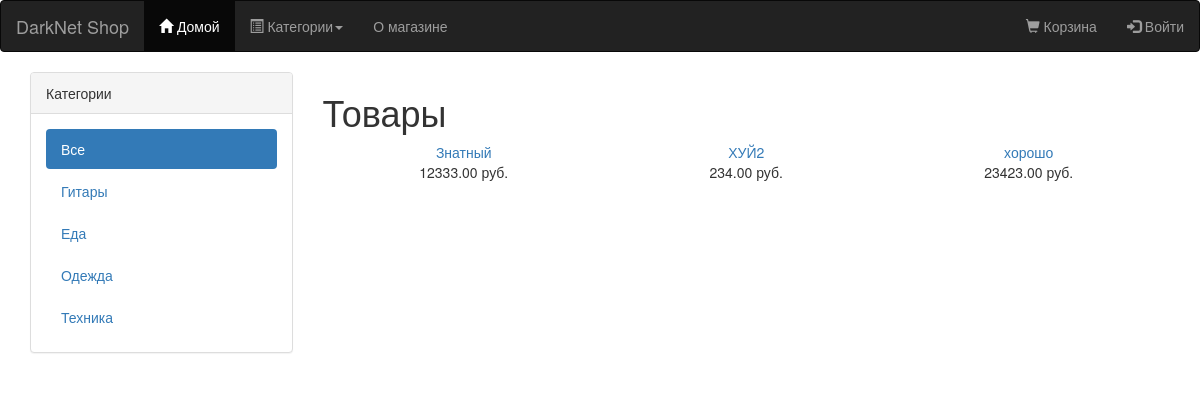
The app's page /, older data.
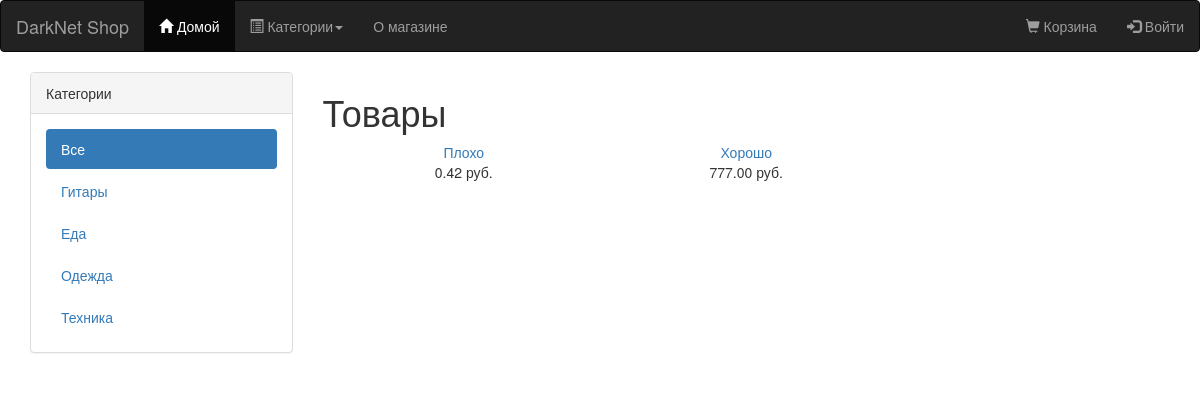
The same page, newer data.
### core_shop/models.py (models this page shows, shortened)
class Category(models.Model):
    name = models.CharField(max_length=50)
    slug = models.SlugField(max_length=50, unique=True, help_text='Уникальное значение для URL категории')
    description = models.TextField(max_length = 2000)
    is_active = models.BooleanField(default = True)
    created_at = models.DateTimeField(auto_now_add = True)
    updated_at = models.DateTimeField(auto_now = True)
    class Meta:
        db_table = 'categories'
        ordering = ['name']
        verbose_name = 'Категория'
        verbose_name_plural = 'Категории'
    def get_absolute_url(self):
        return reverse('core_shop:product_list_by_category', args=[self.slug])

class Product(models.Model):
    category = models.ForeignKey(Category, related_name='products', verbose_name="Категория")
    name = models.CharField(max_length=255, unique=True, verbose_name="Название")
    brand = models.CharField(max_length = 50, verbose_name="Производитель")
    slug = models.SlugField(max_length=255, unique=True, help_text='Уникальное значение для ULR продукта')
    description = models.TextField(blank=True, verbose_name="Описание")
    price = models.DecimalField(max_digits=10, decimal_places=2, verbose_name="Цена")
    count = models.PositiveIntegerField(verbose_name="Количество на складе")
    available = models.BooleanField(default=True, verbose_name="Доступен")
    created_at = models.DateTimeField(auto_now_add=True)
    updated_at = models.DateTimeField(auto_now=True)
    profile = models.ForeignKey(Profile, null = True,  related_name = 'Профиль')
    class Meta:
        db_table = 'products'
        ordering = ['name']
        index_together = [['id', 'slug']]
        verbose_name = "Продукт"
        verbose_name_plural = "Продукты"
    def get_absolute_url(self):
        return reverse('core_shop:product_detail', args=[self.id, self.slug])

### core_shop/views.py (the view)
# urls.py: url(r'^$', views.product_list, name='product_list'),
def product_list(request, category_slug=None):
    category = None
    categories = Category.objects.all()
    products = Product.objects.filter(available=True)
    if category_slug:
        category = get_object_or_404(Category, slug=category_slug)
        products = products.filter(category=category)
    return render(request, 'shop/product/list.html', {
        'category': category, 'categories': categories, 'products': products})

### core_shop/templates/shop/product/list.html (shortened to what this page needs)
{% extends 'shop/base.html' %}
{% load static %}
{% block content %}
<div class="row">
<div class="col-sm-3">
	<div class="panel panel-default">
		<div class="panel-heading">Категории</div>
		<div class="panel-body">
			<ul class = "nav nav-pills nav-stacked">
				<li {% if not category %} class="active" {% endif %}>
				<a href="{% url "core_shop:product_list" %}">Все</a>
				</li>
				{% for cat in categories %}
				<li {% if category.slug == cat.slug %} class="active" {% endif %}>
				<a href="{{ cat.get_absolute_url }}">{{ cat.name }}</a>
				</li>
				{% endfor %}
			</ul>
		</div>
	</div>
</div>
<div class="col-sm-9">
    <h1>{% if category %}{{ category.name }}{% else %}Товары{% endif %}</h1>
    <div class="items_row">
        {% for product in products %}
            <div class="item col-sm-4">
                <a href="{{ product.get_absolute_url }}">{{ product.name }}</a><br>
                {{ product.price }} руб.
            </div>
        {% endfor %}
    </div>
</div>
</div>
{% endblock %}

### core_shop/templates/shop/base.html (shortened to what this page needs)
{% load static %}
<!DOCTYPE html>
<html lang="en">
<head>
	<link rel="stylesheet" href="https://maxcdn.bootstrapcdn.com/bootstrap/3.3.7/css/bootstrap.min.css">
	<link rel="stylesheet" href="{% static "css/style.css" %}">
</head>
<body>
	<section id = "header">
<nav class="navbar navbar-inverse">
	<div class="navbar-header">
		<a class="navbar-brand" href="/">DarkNet Shop</a>
	</div>
	<div id="navbarCollapse" class="collapse navbar-collapse">
		<ul class="nav navbar-nav">
			<li class="active"><a href="/"><span class="glyphicon glyphicon-home"></span> Домой</a></li>
			<li class=dropdown>
				<a class="dropdown-toggle" data-toggle="dropdown" href="#"><span class="glyphicon glyphicon-list-alt"></span> Категории<span class="caret"></span></a>
			</li>
			<li><a href="#">О магазине</a></li>
		</ul>
	<ul class="nav navbar-nav navbar-right">
		<li><a href="#"><span class="glyphicon glyphicon-shopping-cart"></span> Корзина</a></li>
		{% if user.is_authenticated %}
		<li><a href="#"><span class='glyphicon glyphicon-user'></span> Привет, {{ user.username  }}</a></li>
		<li><a href="/logout"><span class='glyphicon glyphicon-log-out'></span> Выйти</a></li>
		{% else  %}
		<li><a href="/login"><span class="glyphicon glyphicon-log-in"></span> Войти</a></li>
		{% endif %}
	</ul>
	</div>
</nav>
	</section>
    <section id="content row" class="container">
	{% block content %}{% endblock %}
    </section>
</body>
</html>

### core_shop/static/css/style.css (style rules this page uses)
.item { text-align: center; margin-bottom: 30px; }

Row changes from the older to the newer data that the page shows:
removed Product: name "Знатный", price "12333.00"
removed Product: name "ХУЙ2", price "234.00"
removed Product: name "хорошо", price "23423.00"
added Product: name "Плохо", price "0.42"
added Product: name "Хорошо", price "777.00"
